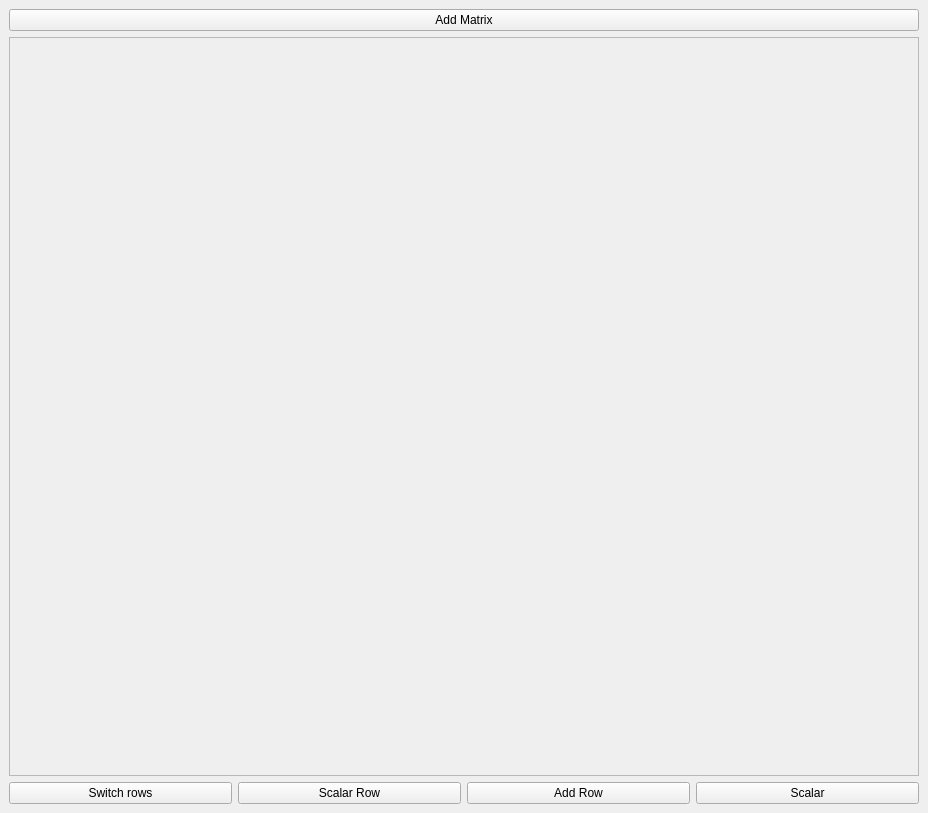
<?xml version="1.0" encoding="UTF-8"?>
<ui version="4.0">
 <class>MainWindow</class>
 <widget class="QMainWindow" name="MainWindow">
  <property name="geometry">
   <rect>
    <x>0</x>
    <y>0</y>
    <width>928</width>
    <height>813</height>
   </rect>
  </property>
  <property name="windowTitle">
   <string>Matrix Guard</string>
  </property>
  <widget class="QWidget" name="centralwidget">
   <layout class="QVBoxLayout" name="verticalLayout_3">
    <item>
     <layout class="QHBoxLayout" name="horizontalLayout">
      <item>
       <widget class="QPushButton" name="button_add_matrix_d">
        <property name="text">
         <string>Add Matrix</string>
        </property>
       </widget>
      </item>
     </layout>
    </item>
    <item>
     <widget class="QScrollArea" name="scroll_area">
      <property name="horizontalScrollBarPolicy">
       <enum>Qt::ScrollBarAsNeeded</enum>
      </property>
      <property name="widgetResizable">
       <bool>true</bool>
      </property>
      <widget class="QWidget" name="scroll_area_content">
       <property name="geometry">
        <rect>
         <x>0</x>
         <y>0</y>
         <width>904</width>
         <height>717</height>
        </rect>
       </property>
      </widget>
     </widget>
    </item>
    <item>
     <layout class="QHBoxLayout" name="horizontalLayout_2">
      <item>
       <widget class="QPushButton" name="button_switch_row">
        <property name="text">
         <string>Switch rows</string>
        </property>
       </widget>
      </item>
      <item>
       <widget class="QPushButton" name="button_scalar_row">
        <property name="text">
         <string>Scalar Row</string>
        </property>
       </widget>
      </item>
      <item>
       <widget class="QPushButton" name="button_add_row">
        <property name="text">
         <string>Add Row</string>
        </property>
       </widget>
      </item>
      <item>
       <widget class="QPushButton" name="button_scalar_all">
        <property name="text">
         <string>Scalar</string>
        </property>
       </widget>
      </item>
     </layout>
    </item>
   </layout>
  </widget>
 </widget>
 <resources/>
 <connections/>
</ui>
